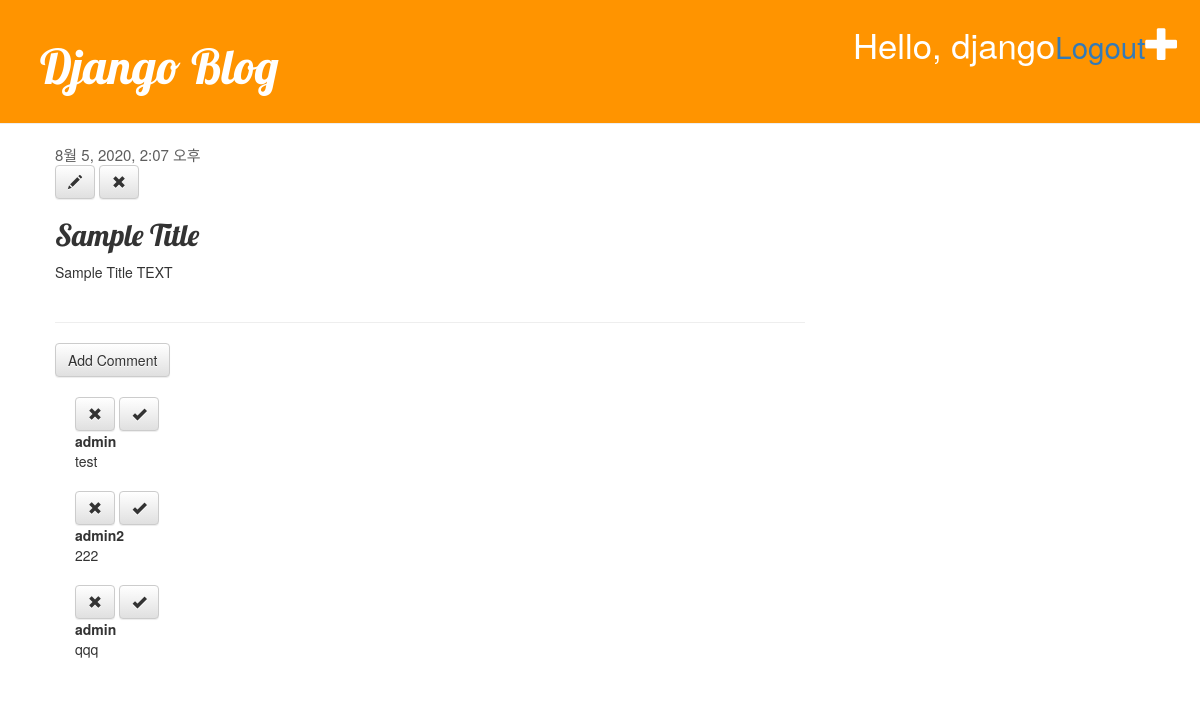
Page /post/7/ (signed in) on the committed database.
### blog/models.py (models this page shows, shortened)
class Post(models.Model):
    author = models.ForeignKey('auth.User', on_delete=models.CASCADE)
    title = models.CharField(max_length=200, validators=[min_length_3_validator])
    text = models.TextField()
    created_data = models.DateTimeField(default=timezone.now)
    published_date = models.DateTimeField(blank=True, null=True)

class Comment(models.Model):
    post = models.ForeignKey('blog.Post', on_delete=models.CASCADE, related_name='comments')
    author = models.CharField(max_length=100)
    text = models.TextField()
    create_date = models.DateTimeField(default=timezone.now())
    approved_comment = models.BooleanField(default=False)

### blog/views.py (the view)
# urls.py: path('post/<int:pk>/', views.post_detail, name='post_detail'),
def post_detail(request, pk):
    post = get_object_or_404(Post, pk=pk)
    return render(request, 'blog/post_detail.html', {'post':post})

### blog/templates/blog/post_detail.html (shortened to what this page needs)
{% extends 'blog/base.html' %}
{% block content %}
    <div class="post">
        {% if post.published_date %}
        <div class="date">
            {{ post.published_date }}
        </div>
        {% endif %}
        {% if user.is_authenticated %}
        <a class="btn btn-default" href="{% url 'post_edit' pk=post.pk %}">
            <span class="glyphicon glyphicon-pencil"></span>
        </a>
        <a class="btn btn-default" href="{% url 'post_remove' pk=post.pk %}">
            <span class="glyphicon glyphicon-remove"></span>
        </a>
        {% endif %}
        <div>
            <h2>{{ post.title }}</h2>
        </div>
        <div>
            <p>{{ post.text|linebreaksbr }}</p>
        </div>
    </div>
<hr>
<a class="btn btn-default" href="{% url 'add_comment_to_post' pk=post.pk %}">Add Comment</a>
{% for comment in post.comments.all %}
    <div class="comment">
        <div class="date">
            {% if not comment.approved_comment %}
                <a class="btn btn-default" href="{% url 'comment_remove' pk=comment.pk %}">
                    <span class="glyphicon glyphicon-remove"></span>
                </a>
                <a class="btn btn-default" href="{% url 'comment_approve' pk=comment.pk %}">
                    <span class="glyphicon glyphicon-ok"></span>
                </a>
            {% endif %}
        </div>
        <strong>{{comment.author}}</strong>
        <p>{{comment.text|linebreaksbr}}</p>
    </div>
{% empty %}
    <p>No comments here yet :( </p>
{% endfor %}
{% endblock %}

### blog/templates/blog/base.html (shortened to what this page needs)
<!DOCTYPE html>
{% load static %}
<html lang="en">
<head>
    <link rel="stylesheet" href="https://stackpath.bootstrapcdn.com/bootstrap/3.4.1/css/bootstrap.min.css">
    <link rel="stylesheet" href="https://stackpath.bootstrapcdn.com/bootstrap/3.4.1/css/bootstrap-theme.min.css">
    <link rel="stylesheet" href="{% static 'css/blog.css' %}">
</head>
<body>
<div class="page-header">
    {% if user.is_authenticated %}
        <a href="{% url 'post_new' %}" class="top-menu">
            <span class="glyphicon glyphicon-plus"></span>
        </a>
        <p class="top-menu"> Hello, {{user.username}}<small><a href="{% url 'logout'  %}?next={{request.path}}">Logout</a></small></p>
    {% else %}
        <a href="{% url 'login' %}" class="top-menu">
            <span class="glyphicon glyphicon-lock"></span>
        </a>
    {% endif %}
    <h1><a href="/"> Django Blog</a></h1>
</div>
<div class="content container">
    <div class="row">
        <div class="col-md-8">
            {% block content %}
            {% endblock %}
        </div>
    </div>
</div>
</body>
</html>

### blog/static/css/blog.css (style rules this page uses)
.page-header { background-color: #ff9400; margin-top: 0; padding: 20px 20px 20px 40px; }
.page-header h1, .page-header h1 a, .page-header h1 a:visited, .page-header h1 a:active { color: #ffffff; font-size: 36pt; text-decoration: none; }
h1, h2, h3, h4 { font-family: 'Lobster', cursive; }
.content { margin-left: 40px; }
.post { margin-bottom: 40px; }
.date { color: #5e5e5e; font-size:15px; }
.top-menu, .top-menu:hover, top-menu:visited { color: white; font-size: 26pt; float: right; }
.comment { margin: 20px 0px 20px 20px; }

### rows in the picture
Post: published_date "8월 5, 2020, 2:07 오후", title "Sample Title", text "Sample Title TEXT"
Comment: approved_comment False (drawn), author "admin", text "test"
Comment: approved_comment False (drawn), author "admin2", text "222"
Comment: approved_comment False (drawn), author "admin", text "qqq"

### other values in the picture
{{ user.username }} "django"
